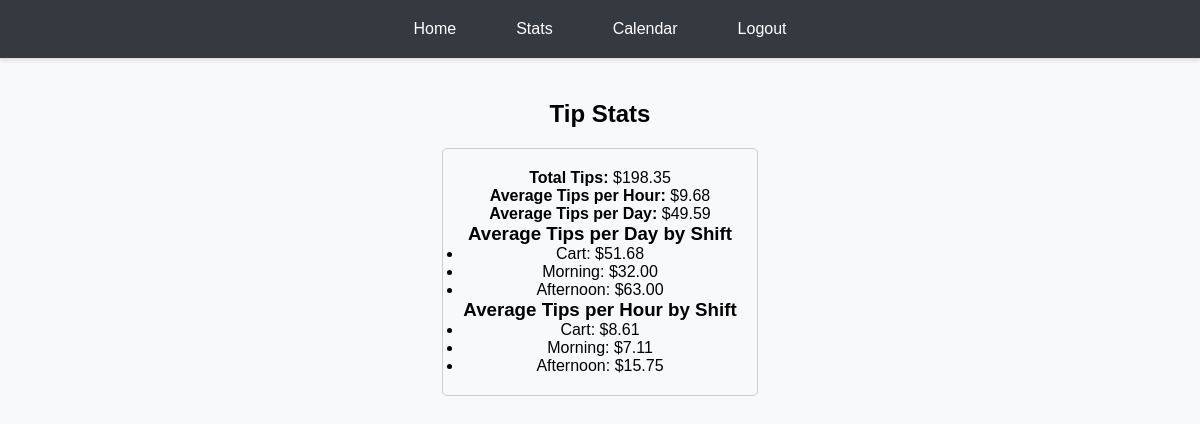
The page /stats/ (signed in) on the database its author committed.
### tips/models.py (models this page shows, shortened)
class Tip(models.Model):
    SHIFT_TYPE_CHOICES = [
        ('cart', 'Cart'),
        ('morning', 'Morning'),
        ('afternoon', 'Afternoon'),
    ]
    user = models.ForeignKey(User, on_delete=models.CASCADE)
    date = models.DateField()
    amount = models.DecimalField(max_digits=6, decimal_places=2)
    shift_type = models.CharField(max_length=10, choices=SHIFT_TYPE_CHOICES)
    hours_worked = models.DecimalField(max_digits=4, decimal_places=2)

### tips/views.py (the view)
# urls.py: path('stats/', views.tip_stats, name='tip_stats'),
@login_required
def tip_stats(request):
    tips = Tip.objects.filter(user=request.user)
    total_tips = sum(tip.amount for tip in tips)
    total_hours = sum(tip.hours_worked for tip in tips)
    total_days = tips.values('date').distinct().count()
    average_tips_per_hour = total_tips / total_hours if total_hours > 0 else 0
    average_tips_per_day = total_tips / total_days if total_days > 0 else 0
    shift_types = ['cart', 'morning', 'afternoon']
    average_tips_per_day_by_shift = {}
    average_tips_per_hour_by_shift = {}
    for shift in shift_types:
        shift_tips = tips.filter(shift_type=shift)
        shift_total_tips = sum(tip.amount for tip in shift_tips)
        shift_total_hours = sum(tip.hours_worked for tip in shift_tips)
        shift_total_days = shift_tips.values('date').distinct().count()
        average_tips_per_day_by_shift[shift] = shift_total_tips / shift_total_days if shift_total_days > 0 else 0
        average_tips_per_hour_by_shift[shift] = shift_total_tips / shift_total_hours if shift_total_hours > 0 else 0
    context = {
        'total_tips': total_tips,
        'average_tips_per_hour': average_tips_per_hour,
        'average_tips_per_day': average_tips_per_day,
        'average_tips_per_day_by_shift': average_tips_per_day_by_shift,
        'average_tips_per_hour_by_shift': average_tips_per_hour_by_shift,
    }
    return render(request, 'tips/tip_stats.html', context)

### tips/templates/tips/tip_stats.html
{% extends "base_generic.html" %}
{% block content %}
  <div style="text-align: center; margin-top: 20px;">
    <h2>Tip Stats</h2>
    <div style="display: inline-block; text-align: center; border: 1px solid #ccc; padding: 20px; border-radius: 5px; max-width: 600px;">
      <p><strong>Total Tips:</strong> ${{ total_tips }}</p>
      <p><strong>Average Tips per Hour:</strong> ${{ average_tips_per_hour|floatformat:2 }}</p>
      <p><strong>Average Tips per Day:</strong> ${{ average_tips_per_day|floatformat:2 }}</p>
      <h3>Average Tips per Day by Shift</h3>
      <ul>
        {% for shift, avg in average_tips_per_day_by_shift.items %}
          <li>{{ shift|title }}: ${{ avg|floatformat:2 }}</li>
        {% endfor %}
      </ul>
      <h3>Average Tips per Hour by Shift</h3>
      <ul>
        {% for shift, avg in average_tips_per_hour_by_shift.items %}
          <li>{{ shift|title }}: ${{ avg|floatformat:2 }}</li>
        {% endfor %}
      </ul>
    </div>
  </div>
{% endblock %}

### tips/templates/base_generic.html (shortened to what this page needs)
{% load static %}
<!DOCTYPE html>
<html>
<head>
    <link rel="stylesheet" href="{% static 'tips/styles.css' %}">
</head>
<body>
    <header>
        <nav class="navbar">
            <ul>
                <li><a href="{% url 'tip_list' %}">Home</a></li>
                <li><a href="{% url 'tip_stats' %}">Stats</a></li>
                <li><a href="{% url 'tip_calendar' %}">Calendar</a></li>
                <li><a href="{% url 'account_logout' %}">Logout</a></li>
            </ul>
        </nav>
    </header>
    <main>
        {% block content %}
        {% endblock %}
    </main>
</body>
</html>

### tips/static/tips/styles.css (style rules this page uses)
* { box-sizing: border-box; margin: 0; padding: 0; font-family: Arial, sans-serif; }
body { font-family: Arial, sans-serif; margin: 0; padding-top: 60px; background-color: #f8f9fa; }
header { width: 100%; position: fixed; top: 0; left: 0; z-index: 1000; }
.navbar { background-color: #343a40; border-bottom: 1px solid #ddd; box-shadow: 0 2px 4px rgba(0, 0, 0, 0.1); padding: 10px 0; }
.navbar ul { list-style-type: none; margin: 0; padding: 0; display: flex; justify-content: center; }
.navbar ul li { margin: 0 15px; }
.navbar ul li a { color: #fff; text-decoration: none; font-size: 16px; padding: 10px 15px; display: inline-block; border-radius: 4px; transition: background-color 0.3s; }
main { text-align: center; padding: 20px; }
h2 { margin-bottom: 20px; }

### rows shown on the page
Tip: shift_type "Morning", amount "32.00"
Tip: shift_type "Afternoon", amount "63.00"

### other values the page prints
{{ total_tips }} "198.35"
{{ average_tips_per_hour|floatformat:2 }} "9.68"
{{ average_tips_per_day|floatformat:2 }} "49.59"
{{ shift|title }} "Cart"
{{ avg|floatformat:2 }} "51.68"
{{ shift|title }} "Cart" "Morning" "Afternoon"
{{ avg|floatformat:2 }} "8.61" "7.11" "15.75"
